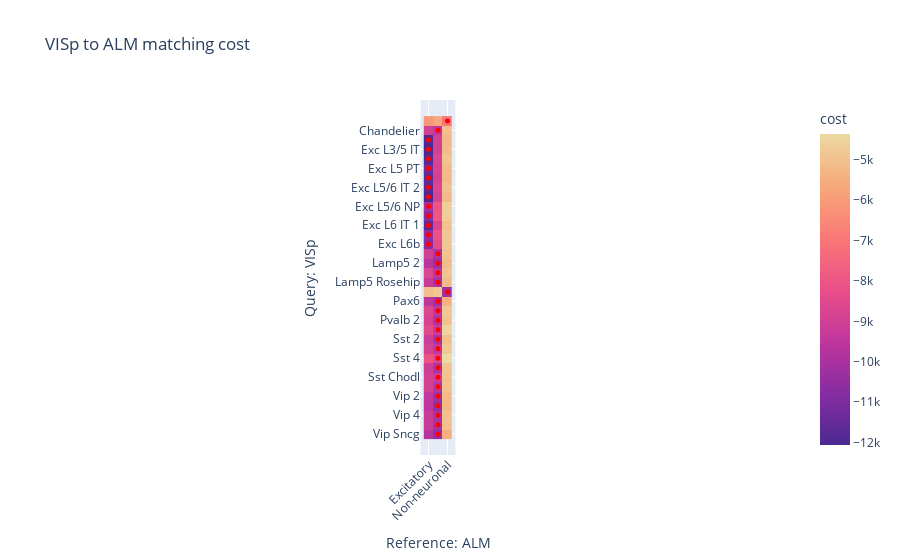

This figure's notebook cell:
### Code cell
m.display_matching_costs(ground_truth_obs_key='labels34')

### Figure 1 — Plotly figure (JSON) as saved in the notebook; plotly's stock layout.template omitted (floating-point values rounded to 4 significant figures)
{"data": [{"coloraxis": "coloraxis", "hovertemplate": "Reference: ALM: %{x}<br>Query: VISp: %{y}<br>cost: %{z}<extra></extra>", "name": "0", "type": "heatmap", "x": ["Excitatory", "Inhibitory", "Non-neuronal"], "xaxis": "x", "y": ["Astrocyte", "Chandelier", "Exc L2/3 IT", "Exc L3/5 IT", "Exc L4/5 IT", "Exc L5 PT", "Exc L5/6 IT 1", "Exc L5/6 IT 2", "Exc L5/6 IT 3", "Exc L5/6 NP", "Exc L6 CT", "Exc L6 IT 1", "Exc L6 IT 2", "Exc L6b", "Lamp5 1", "Lamp5 2", "Lamp5 Lhx6", "Lamp5 Rosehip", "Oligo", "Pax6", "Pvalb 1", "Pvalb 2", "Sst 1", "Sst 2", "Sst 3", "Sst 4", "Sst 5", "Sst Chodl", "Vip 1", "Vip 2", "Vip 3", "Vip 4", "Vip 5", "Vip Sncg"], "yaxis": "y", "z": [[-6111.0, -5670.0, -6966.0], [-8949.0, -9487.0, -5059.0], [-11960.0, -8938.0, -5202.0], [-12060.0, -8958.0, -5136.0], [-11880.0, -8777.0, -4950.0], [-11310.0, -8834.0, -5175.0], [-11680.0, -8907.0, -5183.0], [-11770.0, -8690.0, -4984.0], [-12060.0, -8885.0, -5134.0], [-10090.0, -8078.0, -4655.0], [-10760.0, -8001.0, -4649.0], [-11640.0, -8705.0, -5009.0], [-10510.0, -8169.0, -4836.0], [-10730.0, -8439.0, -4833.0], [-9055.0, -9933.0, -4946.0], [-9648.0, -10290.0, -5149.0], [-8681.0, -9541.0, -4928.0], [-9214.0, -10020.0, -5145.0], [-5092.0, -4827.0, -10190.0], [-9557.0, -10110.0, -5395.0], [-8659.0, -9505.0, -4883.0], [-8802.0, -9794.0, -4969.0], [-8479.0, -9260.0, -4502.0], [-9156.0, -9952.0, -5038.0], [-8864.0, -9411.0, -4803.0], [-8102.0, -8719.0, -4362.0], [-9082.0, -9912.0, -4918.0], [-8984.0, -9194.0, -4985.0], [-8913.0, -9655.0, -4956.0], [-9463.0, -10250.0, -5196.0], [-9524.0, -10410.0, -5192.0], [-9186.0, -9935.0, -4987.0], [-9217.0, -10050.0, -5028.0], [-9699.0, -10450.0, -5520.0]]}, {"hovertemplate": "%{y} -> %{x}", "marker": {"color": ["red", "red", "red", "red", "red", "red", "red", "red", "red", "red", "red", "red", "red", "red", "red", "red", "red", "red", "red", "red", "red", "red", "red", "red", "red", "red", "red", "red", "red", "red", "red", "red", "red", "red"], "size": 5}, "mode": "markers", "name": "", "type": "scatter", "x": ["Non-neuronal", "Inhibitory", "Excitatory", "Excitatory", "Excitatory", "Excitatory", "Excitatory", "Excitatory", "Excitatory", "Excitatory", "Excitatory", "Excitatory", "Excitatory", "Excitatory", "Inhibitory", "Inhibitory", "Inhibitory", "Inhibitory", "Non-neuronal", "Inhibitory", "Inhibitory", "Inhibitory", "Inhibitory", "Inhibitory", "Inhibitory", "Inhibitory", "Inhibitory", "Inhibitory", "Inhibitory", "Inhibitory", "Inhibitory", "Inhibitory", "Inhibitory", "Inhibitory"], "y": ["Astrocyte", "Chandelier", "Exc L2/3 IT", "Exc L3/5 IT", "Exc L4/5 IT", "Exc L5 PT", "Exc L5/6 IT 1", "Exc L5/6 IT 2", "Exc L5/6 IT 3", "Exc L5/6 NP", "Exc L6 CT", "Exc L6 IT 1", "Exc L6 IT 2", "Exc L6b", "Lamp5 1", "Lamp5 2", "Lamp5 Lhx6", "Lamp5 Rosehip", "Oligo", "Pax6", "Pvalb 1", "Pvalb 2", "Sst 1", "Sst 2", "Sst 3", "Sst 4", "Sst 5", "Sst Chodl", "Vip 1", "Vip 2", "Vip 3", "Vip 4", "Vip 5", "Vip Sncg"]}], "layout": {"coloraxis": {"colorbar": {"title": {"text": "cost"}}, "colorscale": [[0, "rgb(75, 41, 145)"], [0.1667, "rgb(135, 44, 162)"], [0.3333, "rgb(192, 54, 157)"], [0.5, "rgb(234, 79, 136)"], [0.6667, "rgb(250, 120, 118)"], [0.8333, "rgb(246, 169, 122)"], [1, "rgb(237, 217, 163)"]]}, "title": {"text": "VISp to ALM matching cost"}, "xaxis": {"anchor": "y", "constrain": "domain", "domain": [0, 1], "scaleanchor": "y", "tickangle": -45, "title": {"text": "Reference: ALM"}}, "yaxis": {"anchor": "x", "autorange": "reversed", "constrain": "domain", "domain": [0, 1], "title": {"text": "Query: VISp"}}}}
